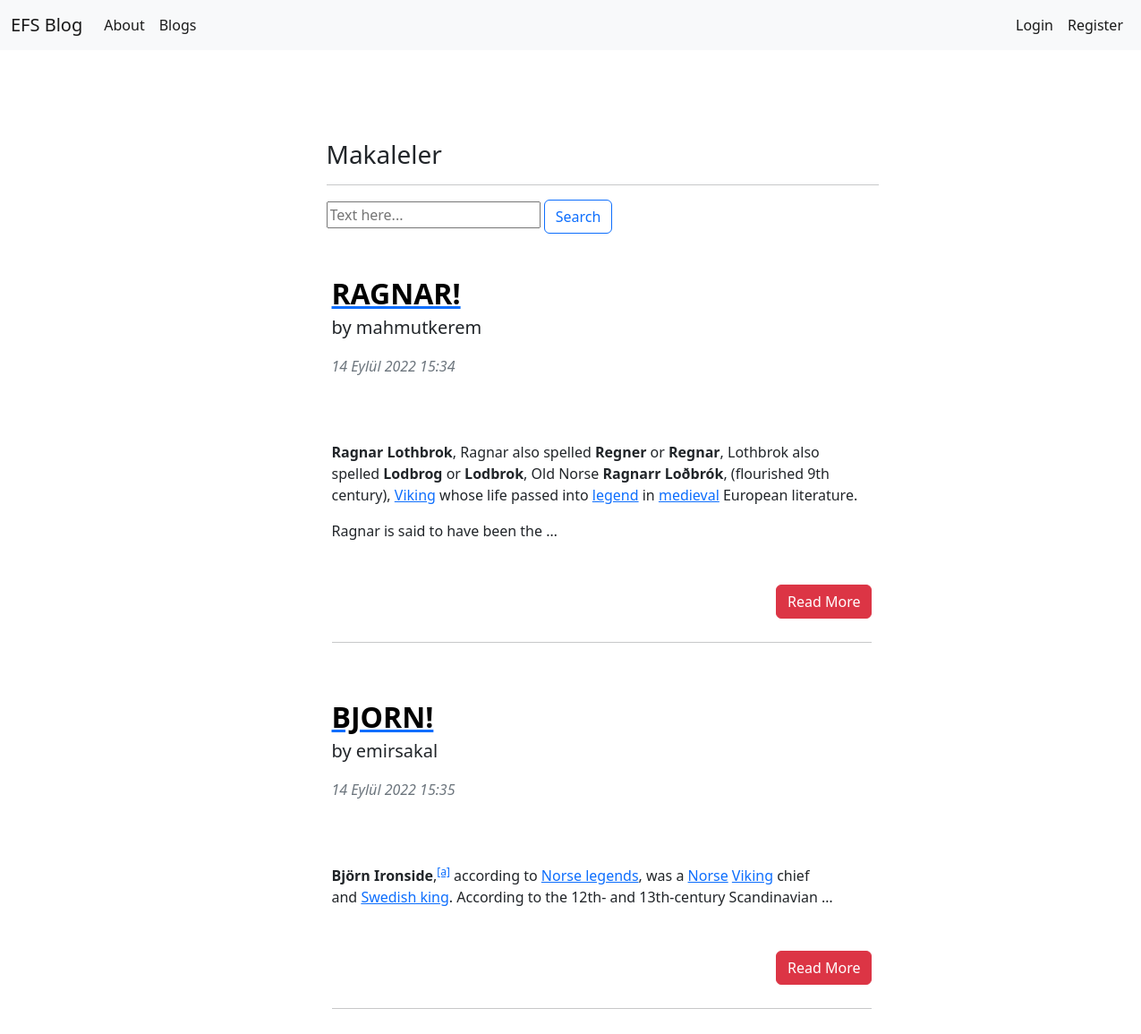
The app's page /blogs/ with its own data.
### article/models.py (models this page shows, shortened)
class Article(models.Model):
    author = models.ForeignKey("auth.User", on_delete = models.CASCADE,verbose_name= "Author ")
    title = models.CharField(max_length = 50, verbose_name= "Title ")
    content = RichTextField()
    created_date = models.DateTimeField(auto_now_add=True, verbose_name= "Created Date")
    article_image = models.FileField(blank = True,null = True,verbose_name="Image")

### article/views.py (the view)
# urls.py: path('',views.articles,name = "articles"),
def articles(request):
    keyword = request.GET.get("keyword")
    if keyword:
        articles = Article.objects.filter(title__contains = keyword)
        return render(request,"blogs.html",{"articles":articles})
    articles = Article.objects.all()
    return render(request,"blogs.html",{"articles":articles})

### templates/blogs.html (shortened to what this page needs)
{% extends 'layout.html' %}
{% block body %}
<div class = "row">
    <div class="col-md-10 offset-md-3">
        <div class="col-lg-8">
            <h3>Makaleler</h3>
            <hr>
        </div>
    </div>
</div>
<div class ="row">
    <div class="col-md-10 offset-md-3">
        <div class="col-lg-8">
            <form>
                <input type="text" name ="keyword" class="input-sm" maxlength ="64" placeholder="Text here..."/>
                <button type="submit" class="btn btn-outline-primary">Search</button>
            </form>
        </div>
    </div>
</div>
{% if articles %}
    {% for article in articles %}
        <div class="container mt-5">
            <div class="row">
                <div class="col-md-10 offset-md-3">
                    <div class="col-lg-8">
                        <article>
                            <header class="mb-4">
                                <a href="/blogs/blog/{{article.id}}"><h2 class="fw-bolder mb-1" style = "color : black;">{{article.title}}</h2></a>
                                <p class ="lead">
                                    by {{article.author.username}}
                                </p>
                                <div class="text-muted fst-italic mb-2">{{article.created_date}}</div>
                            </header>
                            <section class="mb-5">
                                <p class="fs-5 mb-4">
                                    {{article.content|safe|truncatewords:30}}
                                </p>
                            </section>
                        </article>
                        <a style ="float : right;" href="/blogs/blog/{{article.id}}" class ="btn btn-danger">Read More</a>
                        <br>
                        <br>
                        <hr>
                    </div>
                </div>
            </div>
        </div>
    {% endfor %}
{% endif %}
{% endblock body %}

### records on screen
Article: title "RAGNAR!", author.username "mahmutkerem", created_date "14 Eylül 2022 15:34", content "Ragnar Lothbrok , Ragnar also spelled Regner or Regnar , Lothbrok also spelled Lodbrog or Lodbrok , Old Norse Ragnarr Loðbrók , (flourished 9th century), Viking whose life passed into legend in medieval European literature. Ragnar is said to have been the …"
Article: title "BJORN!", author.username "emirsakal", created_date "14 Eylül 2022 15:35", content "Björn Ironside , [a] according to Norse legends , was a Norse Viking chief and Swedish king . According to the 12th- and 13th-century Scandinavian …"
